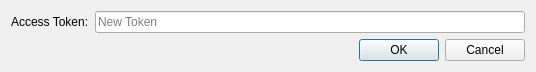
<?xml version="1.0" encoding="UTF-8"?>
<ui version="4.0">
 <class>dialog_setAccessToken</class>
 <widget class="QDialog" name="dialog_setAccessToken">
  <property name="geometry">
   <rect>
    <x>0</x>
    <y>0</y>
    <width>536</width>
    <height>72</height>
   </rect>
  </property>
  <property name="windowTitle">
   <string>Set Access Token</string>
  </property>
  <layout class="QGridLayout" name="gridLayout">
   <item row="0" column="0">
    <layout class="QFormLayout" name="formLayout">
     <item row="0" column="0">
      <widget class="QLabel" name="label_accessToken">
       <property name="text">
        <string>Access Token:</string>
       </property>
      </widget>
     </item>
     <item row="0" column="1">
      <widget class="QLineEdit" name="lineEdit_accessToken">
       <property name="text">
        <string/>
       </property>
       <property name="placeholderText">
        <string>New Token</string>
       </property>
      </widget>
     </item>
     <item row="1" column="1">
      <widget class="QDialogButtonBox" name="buttonBox">
       <property name="standardButtons">
        <set>QDialogButtonBox::StandardButton::Cancel|QDialogButtonBox::StandardButton::Ok</set>
       </property>
      </widget>
     </item>
    </layout>
   </item>
  </layout>
 </widget>
 <resources/>
 <connections/>
</ui>
